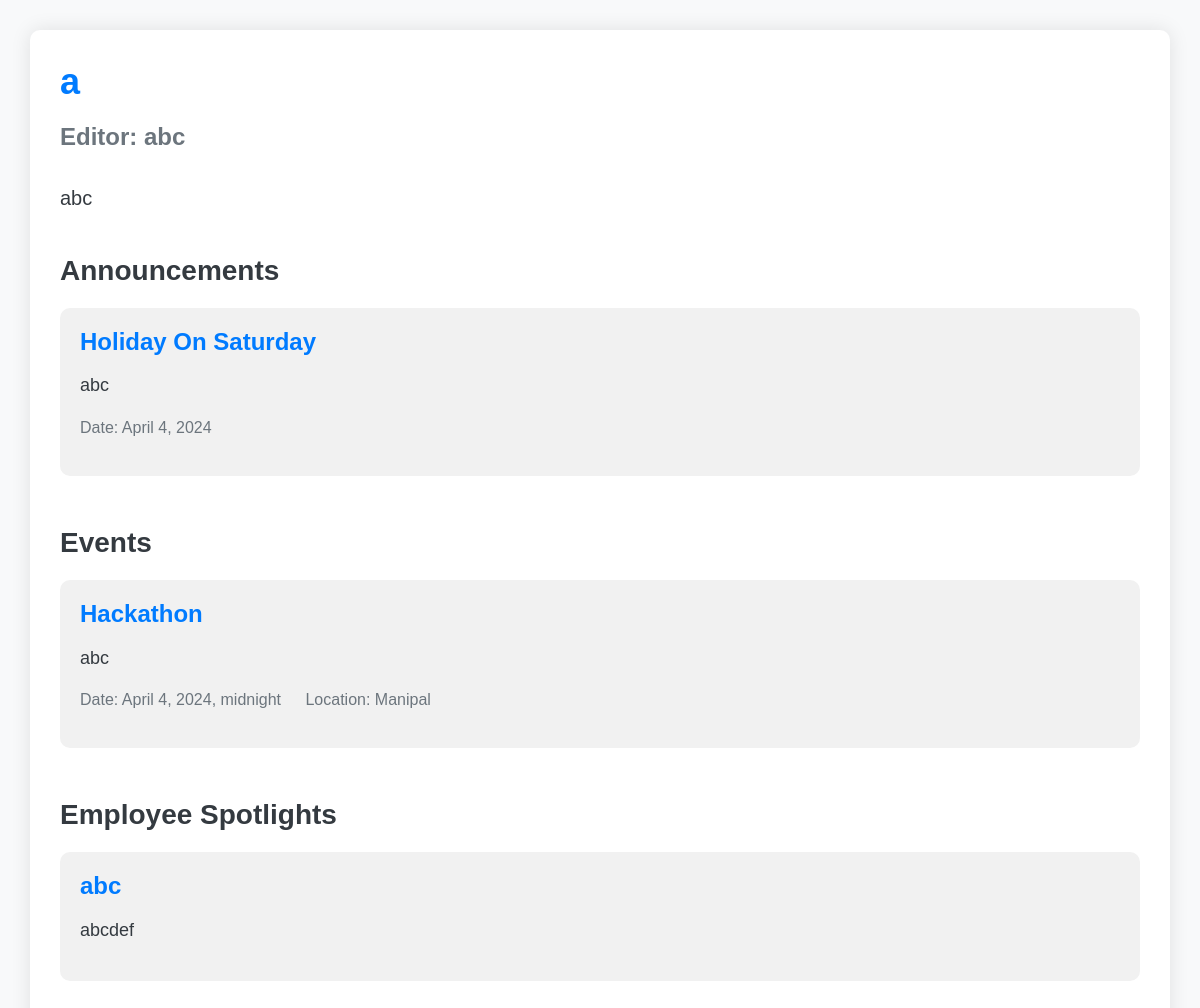
/newsletter/Computer Science/a, run on the app's committed database.
### deptEnews/models.py (models this page shows)
class Newsletter(models.Model):
    title=models.CharField(max_length=100)
    issue_date=models.DateTimeField()
    editor=models.CharField(max_length=100)
    desc=models.TextField()
    department=models.ForeignKey(Department,on_delete=models.CASCADE)
    announcement=models.ManyToManyField(Announcement)
    employee=models.ManyToManyField(Employee)
    event=models.ManyToManyField(Event)

class Announcement(models.Model):
    title = models.CharField(max_length=100)
    content = models.TextField()
    date = models.DateField()

class Event(models.Model):
    title=models.CharField(max_length=100)
    description=models.TextField()
    date=models.DateTimeField()
    location=models.CharField(max_length=200)
    department=models.ForeignKey(Department,on_delete=models.CASCADE)

class Employee(models.Model):
    name = models.CharField(max_length=100)
    bio = models.TextField()

### deptEnews/views.py (the view)
# urls.py: path('newsletter/<str:department_name>/<str:newsletter_title>', views.newsletter_detail, name='newsletter_detail'),
def newsletter_detail(request,department_name,newsletter_title):
    newsletter = get_object_or_404(Newsletter, department__name=department_name, title=newsletter_title)
    return render(request, 'newsletter_detail.html', {'newsletter': newsletter})

### deptEnews/templates/newsletter_detail.html (shortened to what this page needs)
{% extends 'base.html' %}
{% block head %}
    <link rel="stylesheet" href="https://maxcdn.bootstrapcdn.com/bootstrap/4.5.2/css/bootstrap.min.css">
{% endblock %}
{% block content %}
<div class="container">
    <h1 class="newsletter-title">{{ newsletter.title }}</h1>
    <div class="editor-info">
        <h2 class="editor-name">Editor: {{ newsletter.editor }}</h2>
    </div>
    <p class="newsletter-desc">{{ newsletter.desc }}</p>
    <div class="content-section">
        <h2 class="content-title">Announcements</h2>
        {% for announcement in newsletter.announcement.all %}
        <div class="announcement-item">
            <h3>{{ announcement.title }}</h3>
            <p class="announcement-content">{{ announcement.content }}</p>
            <p class="announcement-date">Date: {{ announcement.date }}</p>
        </div>
        {% endfor %}
    </div>
    <div class="content-section">
        <h2 class="content-title">Events</h2>
        {% for event in newsletter.event.all %}
        <div class="event-item">
            <h3>{{ event.title }}</h3>
            <p class="event-description">{{ event.description }}</p>
            <p class="event-details">
                <span>Date: {{ event.date }}</span>
                <span>Location: {{ event.location }}</span>
            </p>
        </div>
        {% endfor %}
    </div>
    <div class="content-section">
        <h2 class="content-title">Employee Spotlights</h2>
        {% for spotlight in newsletter.employee.all %}
        <div class="spotlight-item">
            <h3>{{ spotlight.name }}</h3>
            <p class="spotlight-bio">{{ spotlight.bio }}</p>
        </div>
        {% endfor %}
    </div>
</div>
{% endblock %}

### deptEnews/templates/newsletter_detail.html (style rules this page uses)
body { background-color: #f8f9fa; color: #343a40; font-family: 'Arial', sans-serif; }
.container { padding: 30px; margin-top: 30px; background-color: #fff; border-radius: 10px; box-shadow: 0 0 20px rgba(0, 0, 0, 0.1); }
.newsletter-title { font-size: 36px; font-weight: bold; color: #007bff; margin-bottom: 20px; }
.editor-info { margin-bottom: 30px; }
.editor-name { font-size: 24px; font-weight: bold; color: #6c757d; margin-bottom: 5px; }
.newsletter-desc { margin-bottom: 40px; font-size: 20px; line-height: 1.6; }
.content-section { margin-bottom: 50px; }
.content-title { font-size: 28px; font-weight: bold; color: #343a40; margin-bottom: 20px; }
.announcement-item, .event-item, .spotlight-item { background-color: #f1f1f1; border-radius: 10px; padding: 20px; margin-bottom: 30px; }
.announcement-item h3, .event-item h3, .spotlight-item h3 { font-size: 24px; font-weight: bold; color: #007bff; margin-bottom: 15px; }
.announcement-content, .event-description, .spotlight-bio { font-size: 18px; line-height: 1.6; color: #343a40; }
.announcement-date, .event-details { font-size: 16px; color: #6c757d; margin-top: 15px; }
.event-details span { margin-right: 20px; }

### data on the page
Newsletter: title "a", editor "abc", desc "abc"
Announcement: title "Holiday On Saturday", content "abc", date "April 4, 2024"
Event: title "Hackathon", description "abc", date "April 4, 2024, midnight", location "Manipal"
Employee: name "abc", bio "abcdef"
